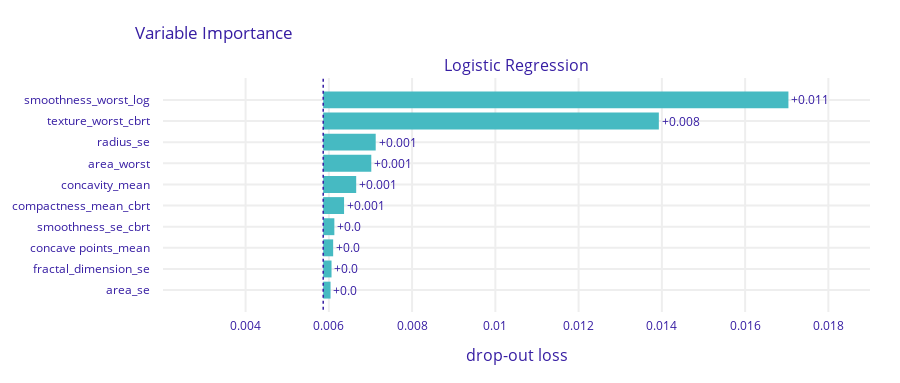

Notebook source saved alongside this figure:
### Code cell
dx_lr_explainer.model_parts().plot()

### Figure 1 — Plotly figure (JSON) as saved in the notebook; plotly's stock layout.template omitted (floating-point values rounded to 4 significant figures)
{"data": [{"base": 0.005865, "hoverinfo": "text", "hoverlabel": {"bgcolor": "rgba(0,0,0,0.8)"}, "hovertext": ["Model: Logistic Regression loss after<br>variable: smoothness_worst_log is permuted: 0.017<br>Drop-out loss change: +0.011", "Model: Logistic Regression loss after<br>variable: texture_worst_cbrt is permuted: 0.014<br>Drop-out loss change: +0.008", "Model: Logistic Regression loss after<br>variable: radius_se is permuted: 0.007<br>Drop-out loss change: +0.001", "Model: Logistic Regression loss after<br>variable: area_worst is permuted: 0.007<br>Drop-out loss change: +0.001", "Model: Logistic Regression loss after<br>variable: concavity_mean is permuted: 0.007<br>Drop-out loss change: +0.001", "Model: Logistic Regression loss after<br>variable: compactness_mean_cbrt is permuted: 0.006<br>Drop-out loss change: +0.001", "Model: Logistic Regression loss after<br>variable: smoothness_se_cbrt is permuted: 0.006<br>Drop-out loss change: +0.0", "Model: Logistic Regression loss after<br>variable: concave points_mean is permuted: 0.006<br>Drop-out loss change: +0.0", "Model: Logistic Regression loss after<br>variable: fractal_dimension_se is permuted: 0.006<br>Drop-out loss change: +0.0", "Model: Logistic Regression loss after<br>variable: area_se is permuted: 0.006<br>Drop-out loss change: +0.0"], "marker": {"color": "#46bac2"}, "orientation": "h", "showlegend": false, "text": ["+0.011", "+0.008", "+0.001", "+0.001", "+0.001", "+0.001", "+0.0", "+0.0", "+0.0", "+0.0"], "textposition": "outside", "x": [0.01118, 0.008063, 0.001261, 0.001155, 0.0007923, 0.0005008, 0.0002677, 0.0002391, 0.0001998, 0.0001761], "y": ["smoothness_worst_log", "texture_worst_cbrt", "radius_se", "area_worst", "concavity_mean", "compactness_mean_cbrt", "smoothness_se_cbrt", "concave points_mean", "fractal_dimension_se", "area_se"], "type": "bar", "xaxis": "x", "yaxis": "y"}], "layout": {"xaxis": {"anchor": "y", "domain": [0.0, 1.0], "type": "linear", "gridwidth": 2, "zeroline": false, "automargin": true, "ticks": "outside", "tickcolor": "white", "ticklen": 3, "fixedrange": true, "range": [0.002016, 0.019]}, "yaxis": {"anchor": "x", "domain": [0.0, 1.0], "type": "category", "autorange": "reversed", "gridwidth": 2, "automargin": true, "ticks": "outside", "tickcolor": "white", "ticklen": 10, "fixedrange": true}, "annotations": [{"font": {"size": 16}, "showarrow": false, "text": "Logistic Regression", "x": 0.5, "xanchor": "center", "xref": "paper", "y": 1.0, "yanchor": "bottom", "yref": "paper"}, {"font": {"size": 16}, "showarrow": false, "text": "drop-out loss", "x": 0.5, "xanchor": "center", "xref": "paper", "y": 0, "yanchor": "top", "yref": "paper", "yshift": -30}], "shapes": [{"line": {"color": "#371ea3", "dash": "dot", "width": 1.5}, "type": "line", "x0": 0.005865, "x1": 0.005865, "xref": "x", "y0": -1, "y1": 10, "yref": "y"}], "title": {"text": "Variable Importance", "x": 0.15}, "font": {"color": "#371ea3"}, "margin": {"t": 78, "b": 71, "r": 30}, "height": 383.0}}
